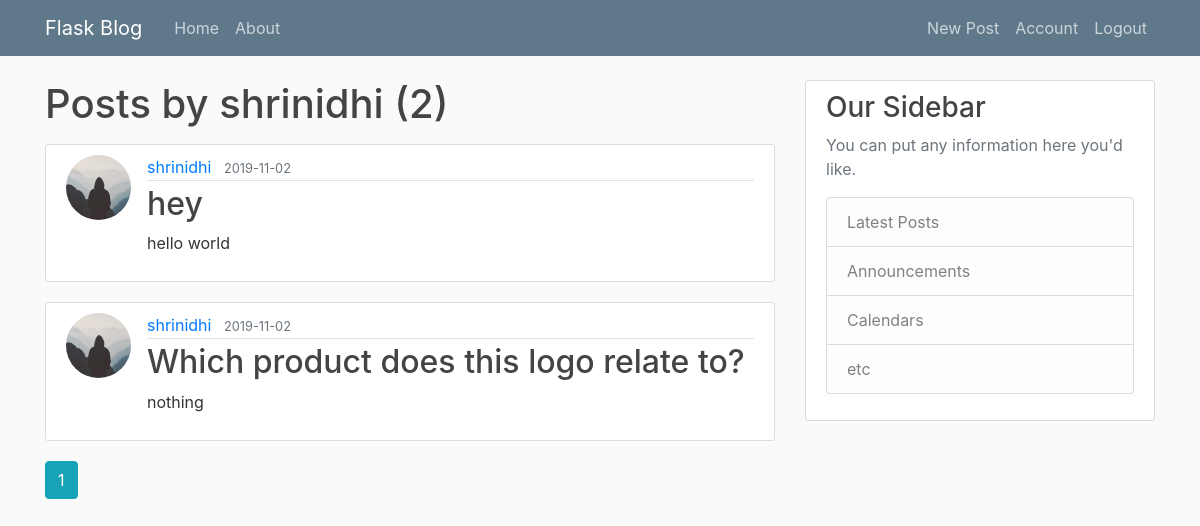
/user/shrinidhi (signed in), run on an earlier commit of the app's database.
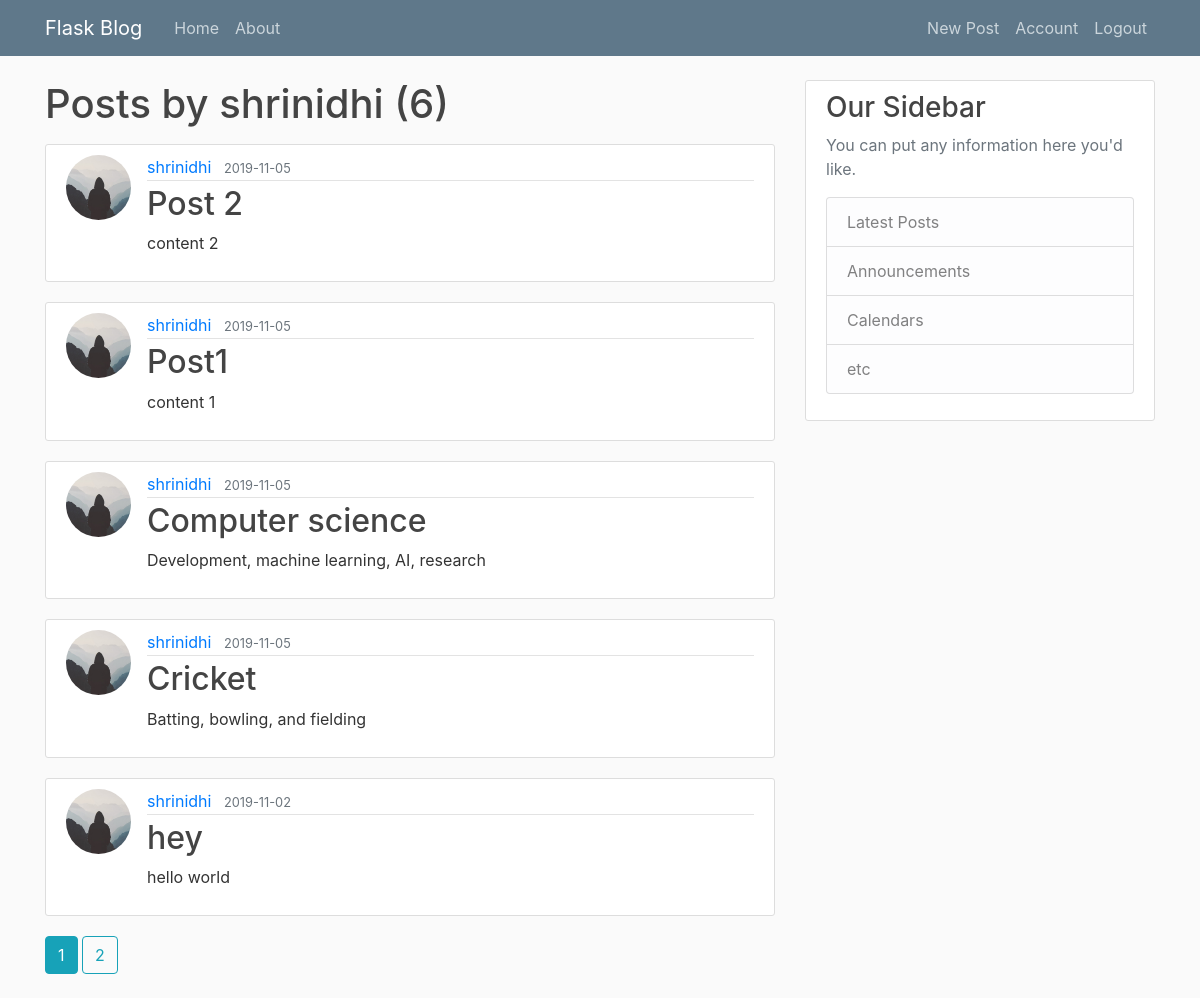
And on a later commit of the database.
### flaskblog/models.py (models this page shows, shortened)
class Post(db.Model):
    id = db.Column(db.Integer, primary_key=True)
    title = db.Column(db.String(100), nullable=False)
    date_posted = db.Column(db.DateTime, nullable=False,
                            default=datetime.utcnow)
    content = db.Column(db.Text, nullable=False)
    user_id = db.Column(db.Integer, db.ForeignKey('user.id'), nullable=False)

class User(db.Model, UserMixin):
    id = db.Column(db.Integer, primary_key=True)
    username = db.Column(db.String(20), unique=True, nullable=False)
    email = db.Column(db.String(120), unique=True, nullable=False)
    image_file = db.Column(db.String(20), nullable=False,
                           default='default.jpg')
    password = db.Column(db.String(60), nullable=False)
    posts = db.relationship('Post', backref='author', lazy=True)

### flaskblog/routes.py (the view)
@app.route("/user/<string:username>")
def user_posts(username):
    page = request.args.get('page', 1, type=int)
    user = User.query.filter_by(username=username).first_or_404()
    posts = Post.query.filter_by(author=user)\
        .order_by(Post.date_posted.desc())\
        .paginate(page=page, per_page=5)
    return render_template('user_posts.html', posts=posts, user=user)

### flaskblog/models.py (called while the page is built)
@login_manager.user_loader
def load_user(user_id):
    return User.query.get(int(user_id))

### flaskblog/templates/user_posts.html
{% extends "layout.html" %}
{% block content %}
<h1 class="mb-3">Posts by {{ user.username }} ({{ posts.total }})</h1>
{% for post in posts.items %}
<article class="media content-section">
    <img class="rounded-circle article-img"
        src="{{ url_for('static', filename='profilepics/' + post.author.image_file) }}">
    <div class="media-body">
        <div class="article-metadata">
            <a class="mr-2"
                href="{{ url_for('user_posts', username=post.author.username) }}">{{ post.author.username }}</a>
            <small class="text-muted">{{ post.date_posted.strftime('%Y-%m-%d') }}</small>
        </div>
        <h2><a class="article-title" href="{{ url_for('post', post_id=post.id) }}">{{ post.title }}</a></h2>
        <p class="article-content">{{ post.content }}</p>
    </div>
</article>
{% endfor %}
{% for page_num in posts.iter_pages(left_edge=1, right_edge=1, left_current=1, right_current=2) %}
{% if page_num %}
{% if posts.page == page_num %}
<a class="btn btn-info mb-4"
    href="{{ url_for('user_posts', username=user.username, page=page_num) }}">{{ page_num }}</a>
{% else %}
<a class="btn btn-outline-info mb-4"
    href="{{ url_for('user_posts', username=user.username, page=page_num) }}">{{ page_num }}</a>
{% endif %}
{% else %}
...
{% endif %}
{% endfor %}
{% endblock content %}

What changed in the data, as far as the page shows it:
no longer on this page (row unchanged): Post: image_file (placeholder picture), author.username "shrinidhi", date_posted "2019-11-02", title "Which product does this logo relate to?", content "nothing"
added Post: image_file (placeholder picture), author.username "shrinidhi", date_posted "2019-11-05", title "Post 2", content "content 2"
added Post: image_file (placeholder picture), author.username "shrinidhi", date_posted "2019-11-05", title "Post1", content "content 1"
added Post: image_file (placeholder picture), author.username "shrinidhi", date_posted "2019-11-05", title "Computer science", content "Development, machine learning, AI, research"
added Post: image_file (placeholder picture), author.username "shrinidhi", date_posted "2019-11-05", title "Cricket", content "Batting, bowling, and fielding"
Also different on the page:
{{ posts.total }}: "2" → "6"
new list line: "2"
